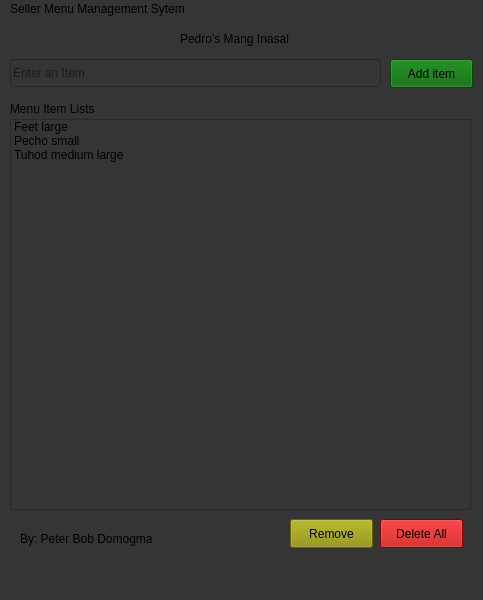
<?xml version="1.0" encoding="UTF-8"?>
<ui version="4.0">
 <class>MainWindow</class>
 <widget class="QMainWindow" name="MainWindow">
  <property name="geometry">
   <rect>
    <x>0</x>
    <y>0</y>
    <width>483</width>
    <height>600</height>
   </rect>
  </property>
  <property name="windowTitle">
   <string>MainWindow</string>
  </property>
  <property name="styleSheet">
   <string notr="true">background-color: rgb(53, 53, 53);</string>
  </property>
  <widget class="QWidget" name="centralwidget">
   <widget class="QPushButton" name="remove">
    <property name="geometry">
     <rect>
      <x>290</x>
      <y>500</y>
      <width>83</width>
      <height>29</height>
     </rect>
    </property>
    <property name="styleSheet">
     <string notr="true">background-color: rgb(143, 143, 0);
font: 700 9pt &quot;Segoe UI&quot;;</string>
    </property>
    <property name="text">
     <string>Remove</string>
    </property>
   </widget>
   <widget class="QLabel" name="label_2">
    <property name="geometry">
     <rect>
      <x>20</x>
      <y>510</y>
      <width>181</width>
      <height>20</height>
     </rect>
    </property>
    <property name="text">
     <string>By: Peter Bob Domogma</string>
    </property>
   </widget>
   <widget class="QPushButton" name="add_item">
    <property name="geometry">
     <rect>
      <x>390</x>
      <y>40</y>
      <width>83</width>
      <height>29</height>
     </rect>
    </property>
    <property name="styleSheet">
     <string notr="true">background-color: rgb(0, 102, 0);
font: 700 9pt &quot;Segoe UI&quot;;</string>
    </property>
    <property name="text">
     <string>Add item</string>
    </property>
   </widget>
   <widget class="QLineEdit" name="txtTask">
    <property name="geometry">
     <rect>
      <x>10</x>
      <y>40</y>
      <width>371</width>
      <height>28</height>
     </rect>
    </property>
    <property name="autoFillBackground">
     <bool>false</bool>
    </property>
    <property name="styleSheet">
     <string notr="true">border-color: rgb(29, 132, 0);</string>
    </property>
    <property name="text">
     <string/>
    </property>
    <property name="placeholderText">
     <string>Enter an Item</string>
    </property>
   </widget>
   <widget class="QPushButton" name="delete_all">
    <property name="geometry">
     <rect>
      <x>380</x>
      <y>500</y>
      <width>83</width>
      <height>29</height>
     </rect>
    </property>
    <property name="styleSheet">
     <string notr="true">background-color: rgb(186, 0, 0);
font: 700 9pt &quot;Segoe UI&quot;;</string>
    </property>
    <property name="text">
     <string>Delete All</string>
    </property>
   </widget>
   <widget class="QLabel" name="label">
    <property name="geometry">
     <rect>
      <x>10</x>
      <y>80</y>
      <width>121</width>
      <height>20</height>
     </rect>
    </property>
    <property name="styleSheet">
     <string notr="true">font: 700 9pt &quot;Segoe UI&quot;;</string>
    </property>
    <property name="text">
     <string>Menu Item Lists</string>
    </property>
   </widget>
   <widget class="QListWidget" name="listWidget">
    <property name="geometry">
     <rect>
      <x>10</x>
      <y>100</y>
      <width>461</width>
      <height>391</height>
     </rect>
    </property>
    <property name="cursor" stdset="0">
     <cursorShape>PointingHandCursor</cursorShape>
    </property>
    <property name="mouseTracking">
     <bool>false</bool>
    </property>
    <property name="autoFillBackground">
     <bool>true</bool>
    </property>
    <property name="styleSheet">
     <string notr="true">border-color: rgb(255, 255, 255);
font: 9pt &quot;Segoe UI&quot;;
</string>
    </property>
    <item>
     <property name="text">
      <string>Feet large</string>
     </property>
     <property name="flags">
      <set>ItemIsSelectable|ItemIsEditable|ItemIsDragEnabled|ItemIsUserCheckable|ItemIsEnabled</set>
     </property>
    </item>
    <item>
     <property name="text">
      <string>Pecho small</string>
     </property>
     <property name="flags">
      <set>ItemIsSelectable|ItemIsEditable|ItemIsDragEnabled|ItemIsUserCheckable|ItemIsEnabled</set>
     </property>
    </item>
    <item>
     <property name="text">
      <string>Tuhod medium large </string>
     </property>
     <property name="flags">
      <set>ItemIsSelectable|ItemIsEditable|ItemIsDragEnabled|ItemIsUserCheckable|ItemIsEnabled</set>
     </property>
    </item>
   </widget>
   <widget class="QLabel" name="label_3">
    <property name="geometry">
     <rect>
      <x>180</x>
      <y>10</y>
      <width>151</width>
      <height>20</height>
     </rect>
    </property>
    <property name="styleSheet">
     <string notr="true">font: 700 9pt &quot;Segoe UI&quot;;</string>
    </property>
    <property name="text">
     <string>Pedro's Mang Inasal</string>
    </property>
   </widget>
  </widget>
  <widget class="QMenuBar" name="menubar">
   <property name="geometry">
    <rect>
     <x>0</x>
     <y>0</y>
     <width>483</width>
     <height>25</height>
    </rect>
   </property>
   <widget class="QMenu" name="menuSeller_Menu_Management_Sytem">
    <property name="title">
     <string>Seller Menu Management Sytem</string>
    </property>
   </widget>
   <addaction name="menuSeller_Menu_Management_Sytem"/>
  </widget>
  <widget class="QStatusBar" name="statusbar"/>
 </widget>
 <resources/>
 <connections/>
</ui>
